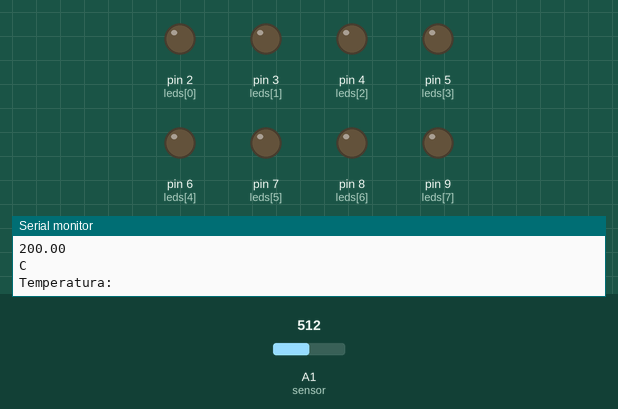
A sketch run on a simulated Arduino Uno, built with avr-gcc and run on an emulated ATmega328P. On the bench: output pins drawn as LEDs (lit = HIGH), the last lines printed to the serial monitor. Inputs (shaded band) come from the test bench; at power-on: A1 (sensor) = 512.

Above: at 1.2 s.
1.3 s: A1 (sensor) set to 373
4.3 s: A1 (sensor) set to 344
At 4.9 s:
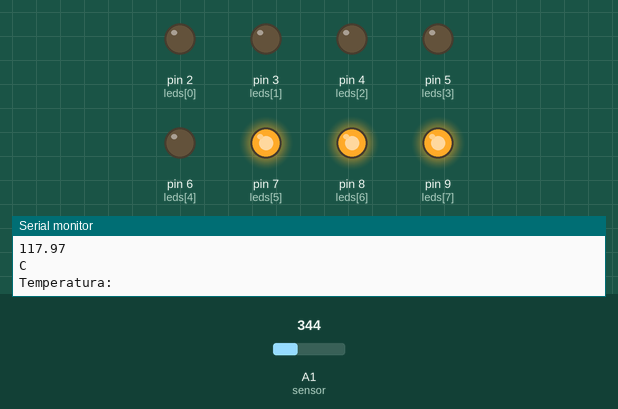
5.8 s: A1 (sensor) set to 233
8.8 s: A1 (sensor) set to 216
At 9.6 s:
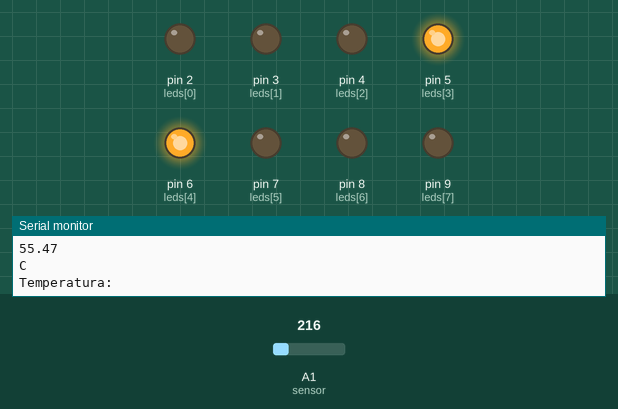
10.3 s: A1 (sensor) set to 150
11.8 s: A1 (sensor) set to 132
At 12.6 s:
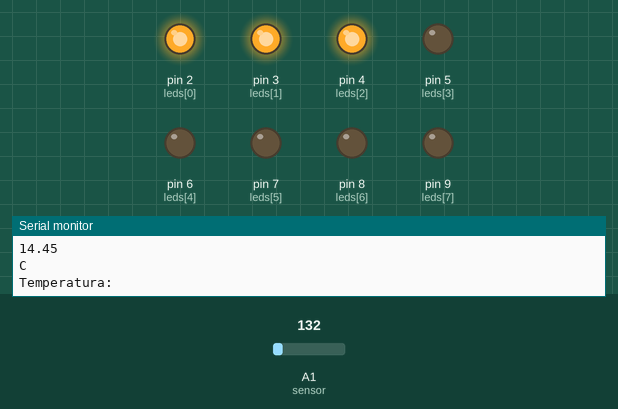
Timing chart, 0 to 14.3 s (numbered marks = the images above; inputs shaded):
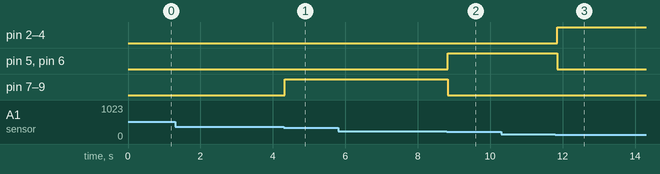

Measured:
- the behaviour switches between 359 and 358 on A1 (sensor) (found by bisection; images 0 and 1)
- the behaviour switches between 226 and 225 on A1 (sensor) (found by bisection; images 1 and 2)
- the behaviour switches between 144 and 143 on A1 (sensor) (found by bisection; images 2 and 3)
- after the input at 4.3 s, pin 7 (leds[5]), pin 8 (leds[6]), pin 9 (leds[7]): LOW → HIGH at once
- after the input at 8.8 s, pin 5 (leds[3]), pin 6 (leds[4]): LOW → HIGH at once; pin 7 (leds[5]), pin 8 (leds[6]), pin 9 (leds[7]): HIGH → LOW at once
- after the input at 11.8 s, pin 2 (leds[0]), pin 3 (leds[1]), pin 4 (leds[2]): LOW → HIGH after 0.05 s; pin 5 (leds[3]), pin 6 (leds[4]): HIGH → LOW after 0.05 s

The sketch:

_conversor_temperatura_2022.ino
```cpp
//Declaração de variáveis
byte leds[] = {2, 3, 4, 5, 6, 7, 8, 9};
int sensor = A1;
float temp = 0;
float temp2 = 0;


// Inicialização das variáveis
void setup() {
    for (int i = 0; i <= sizeof(leds); i++) {
        pinMode(leds[i], OUTPUT); // comando led acender
    }
    pinMode(sensor, INPUT);
    //analogReference(INTERNAL);
    Serial.begin(9600);
}


// Execução
void loop() {
  temp2 = analogRead(sensor);
  float tensao = 5 * temp2;
  tensao = tensao / 1024 ;
  temp = (tensao - 0.5) * 100;

  Serial.println("Temperatura:");
  Serial.println(temp);
  Serial.println ("C");


  if (temp >=  -40 && temp <= 20) {
    digitalWrite (leds[0], 1);
    digitalWrite (leds[1], 1);
    digitalWrite (leds[2], 1);
    digitalWrite (leds[3], 0);
    digitalWrite (leds[4], 0);
    digitalWrite (leds[5], 0);
    digitalWrite (leds[6], 0);
    digitalWrite (leds[7], 0);

  }

  if(temp >= 21 && temp <=60) {
    digitalWrite (leds[0], 0);
    digitalWrite (leds[1], 0);
    digitalWrite (leds[2], 0);
    digitalWrite (leds[3], 1);
    digitalWrite (leds[4], 1);
    digitalWrite (leds[5], 0);
    digitalWrite (leds[6], 0);
    digitalWrite (leds[7], 0);

  }

  else if(temp > 61 && temp <125) {
    digitalWrite (leds[0], 0);
    digitalWrite (leds[1], 0);
    digitalWrite (leds[2], 0);
    digitalWrite (leds[3], 0);
    digitalWrite (leds[4], 0);
    digitalWrite (leds[5], 1);
    digitalWrite (leds[6], 1);
    digitalWrite (leds[7], 1);

  }
}
 
```
